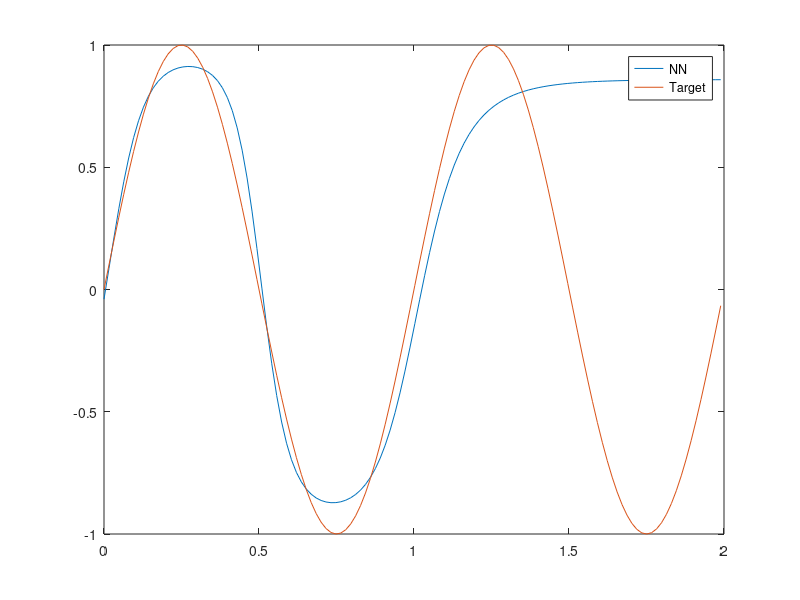

Reproduce this figure in MATLAB.
clear all, close all, clc;

% Copy-pasted output from C++
data = [0	-0.0395411	0
0.0159155	0.0854044	0.0998334
0.031831	0.210335	0.198669
0.0477465	0.330119	0.29552
0.063662	0.440301	0.389418
0.0795775	0.53778	0.479426
0.095493	0.621071	0.564642
0.111408	0.690157	0.644218
0.127324	0.746082	0.717356
0.143239	0.790477	0.783327
0.159155	0.82517	0.841471
0.17507	0.851913	0.891207
0.190986	0.872238	0.932039
0.206901	0.887402	0.963558
0.222817	0.89838	0.98545
0.238732	0.90589	0.997495
0.254648	0.910415	0.999574
0.270563	0.912228	0.991665
0.286479	0.911405	0.973848
0.302394	0.907816	0.9463
0.31831	0.901106	0.909297
0.334225	0.890649	0.863209
0.350141	0.875484	0.808496
0.366056	0.85422	0.745705
0.381972	0.824943	0.675463
0.397887	0.785127	0.598472
0.413803	0.731647	0.515501
0.429718	0.66099	0.42738
0.445634	0.569845	0.334988
0.461549	0.456165	0.239249
0.477465	0.320583	0.14112
0.49338	0.167595	0.0415807
0.509296	0.00559239	-0.0583741
0.525211	-0.154808	-0.157746
0.541127	-0.303555	-0.255541
0.557042	-0.433612	-0.350783
0.572958	-0.541895	-0.44252
0.588873	-0.628692	-0.529836
0.604789	-0.696366	-0.611858
0.620704	-0.748106	-0.687766
0.63662	-0.787098	-0.756802
0.652535	-0.816109	-0.818277
0.668451	-0.837355	-0.871576
0.684366	-0.852518	-0.916166
0.700282	-0.862821	-0.951602
0.716197	-0.869113	-0.97753
0.732113	-0.871945	-0.993691
0.748028	-0.871623	-0.999923
0.763944	-0.868253	-0.996165
0.779859	-0.861758	-0.982453
0.795775	-0.851895	-0.958924
0.81169	-0.838261	-0.925815
0.827606	-0.82029	-0.883455
0.843521	-0.797264	-0.832267
0.859437	-0.768328	-0.772764
0.875352	-0.732526	-0.70554
0.891268	-0.688879	-0.631267
0.907183	-0.636489	-0.550686
0.923099	-0.574701	-0.464602
0.939014	-0.503283	-0.373877
0.95493	-0.422615	-0.279415
0.970845	-0.333805	-0.182163
0.986761	-0.238713	-0.0830894
1.00268	-0.139811	0.0168139
1.01859	-0.0399231	0.116549
1.03451	0.0581195	0.21512
1.05042	0.151811	0.311541
1.06634	0.239206	0.40485
1.08225	0.319031	0.494113
1.09817	0.390662	0.57844
1.11408	0.454026	0.656987
1.13	0.509453	0.728969
1.14592	0.557532	0.793668
1.16183	0.598991	0.850437
1.17775	0.634602	0.898708
1.19366	0.66512	0.938
1.20958	0.691249	0.96792
1.22549	0.71362	0.988168
1.24141	0.732789	0.998543
1.25732	0.749234	0.998941
1.27324	0.763367	0.989358
1.28916	0.775534	0.96989
1.30507	0.786031	0.940731
1.32099	0.795105	0.902172
1.3369	0.802964	0.854599
1.35282	0.809785	0.798487
1.36873	0.815716	0.734397
1.38465	0.820883	0.662969
1.40056	0.825391	0.584917
1.41648	0.82933	0.501021
1.43239	0.832778	0.412118
1.44831	0.8358	0.319098
1.46423	0.838451	0.22289
1.48014	0.84078	0.124454
1.49606	0.842828	0.0247754
1.51197	0.844631	-0.0751511
1.52789	0.846219	-0.174327
1.5438	0.847619	-0.271761
1.55972	0.848854	-0.366479
1.57563	0.849945	-0.457536
1.59155	0.850908	-0.544021
1.60746	0.85176	-0.625071
1.62338	0.852513	-0.699875
1.6393	0.85318	-0.767686
1.65521	0.85377	-0.827826
1.67113	0.854293	-0.879696
1.68704	0.854757	-0.922775
1.70296	0.855168	-0.956635
1.71887	0.855532	-0.980936
1.73479	0.855856	-0.995436
1.7507	0.856144	-0.99999
1.76662	0.856399	-0.994553
1.78254	0.856626	-0.979178
1.79845	0.856829	-0.954019
1.81437	0.857009	-0.919329
1.83028	0.857169	-0.875452
1.8462	0.857312	-0.822829
1.86211	0.85744	-0.761984
1.87803	0.857554	-0.693525
1.89394	0.857656	-0.618137
1.90986	0.857748	-0.536573
1.92577	0.85783	-0.449647
1.94169	0.857903	-0.358229
1.95761	0.85797	-0.263232
1.97352	0.858029	-0.165604
1.98944	0.858083	-0.0663219];

% Plotting
figure;
plot(data(:,1), data(:,2));
hold on;
plot(data(:,1), data(:,3));
legend('NN', 'Target');